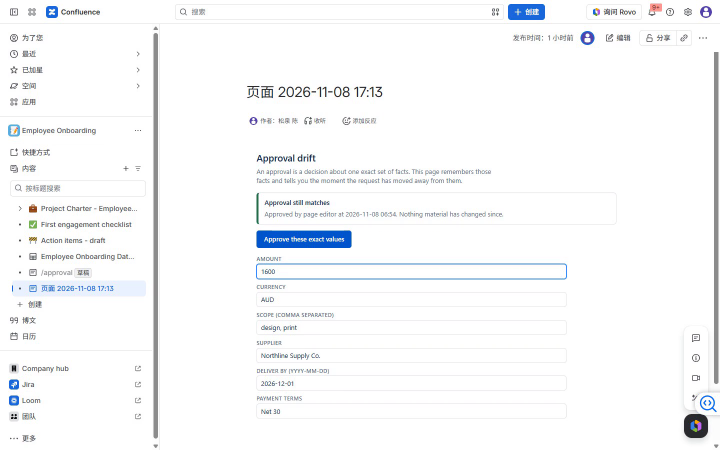
#> input picture shots/vid-04.png, 1440 x 900 px, found by its file name (shown at 1/2 size)
$ python crop-gallery.py
#> lines starting #> are read from the running program, lines starting #| are printed output that depends on the picture
from PIL import Image
from pathlib import Path

ROOT = Path(r"C:\Users\Chan\Documents\codegeist2026\shots")
# the macro panel sits in this band of the 1440x900 page screenshot
BOX = (470, 240, 1290, 800)

for src, dst in [("vid-04.png", "gallery-1-valid.png"), ("final-22.png", "gallery-2-stale.png")]:
    p = ROOT / src
    if not p.exists():
        print("missing", src); continue
    im = Image.open(p).convert("RGB")
#> im is the input picture: PIL image 1440x900 RGB; mean R, G, B 247.5, 248.4, 249.6
    w, h = im.size
#> w = 1440; h = 900
    box = (max(0, BOX[0]), max(0, BOX[1]), min(w, BOX[2]), min(h, BOX[3]))
#> box = (470, 240, 1290, 800)
    im.crop(box).save(ROOT / dst, quality=95)
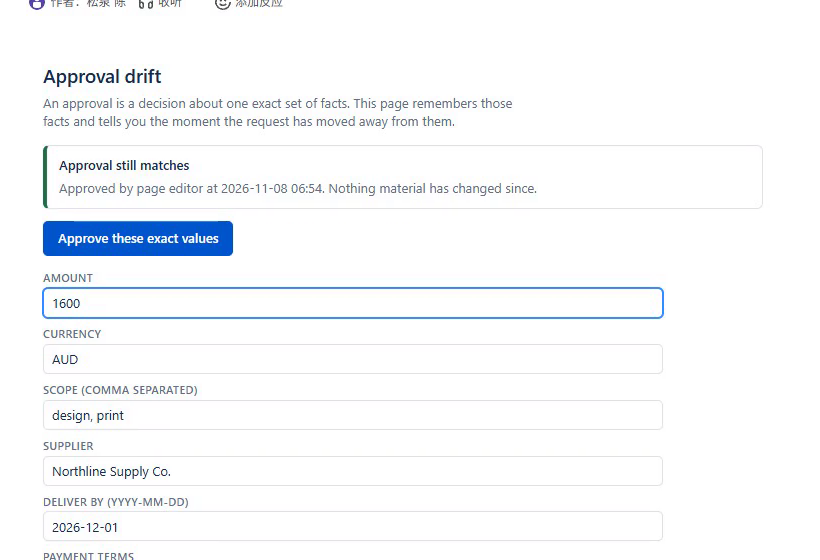
#> saved as gallery-1-valid.png: PIL image 820x560 RGB; mean R, G, B 246.9, 248.6, 250.7
    print(dst, Image.open(ROOT / dst).size)
#> pass 2 of the loop `for src, dst in [("vid-04.png", "gallery-1-valid.png"), ("final-22.png..`:
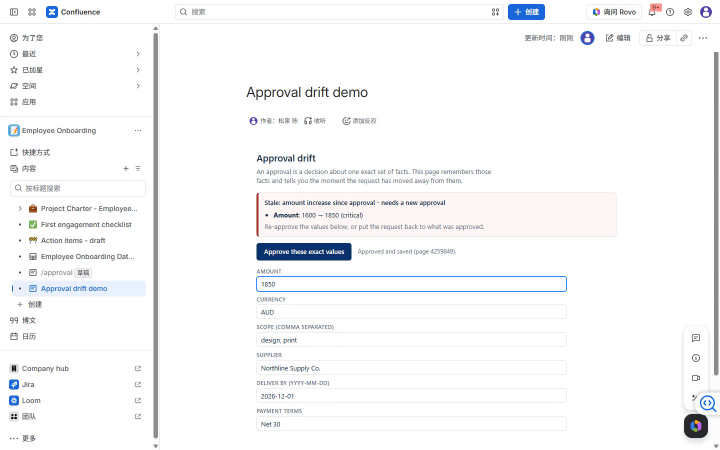
#> input picture shots/final-22.png, 1440 x 900 px, found by its file name (shown at 1/2 size)
#> im is the input picture: PIL image 1440x900 RGB; mean R, G, B 247.3, 247.6, 248.6
#> `im.crop(box).save(ROOT / dst, quality=95)`:
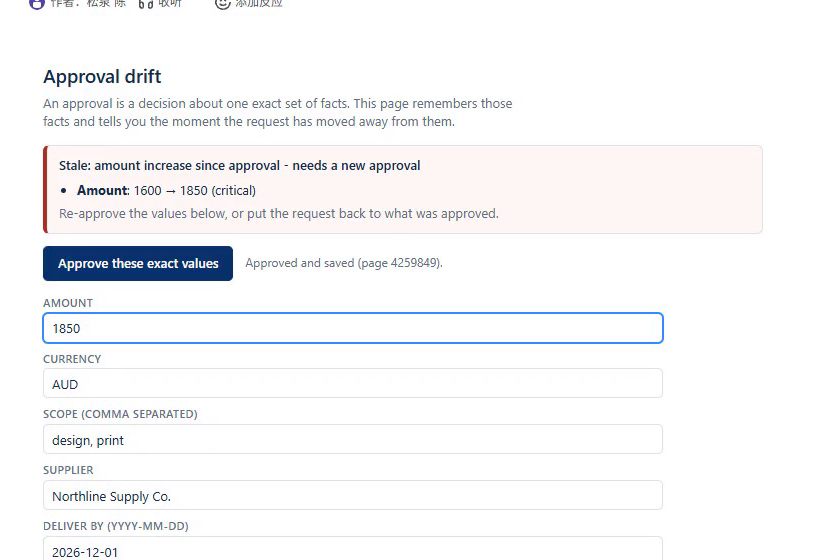
#> saved as gallery-2-stale.png: PIL image 820x560 RGB; mean R, G, B 246.3, 246.4, 248
